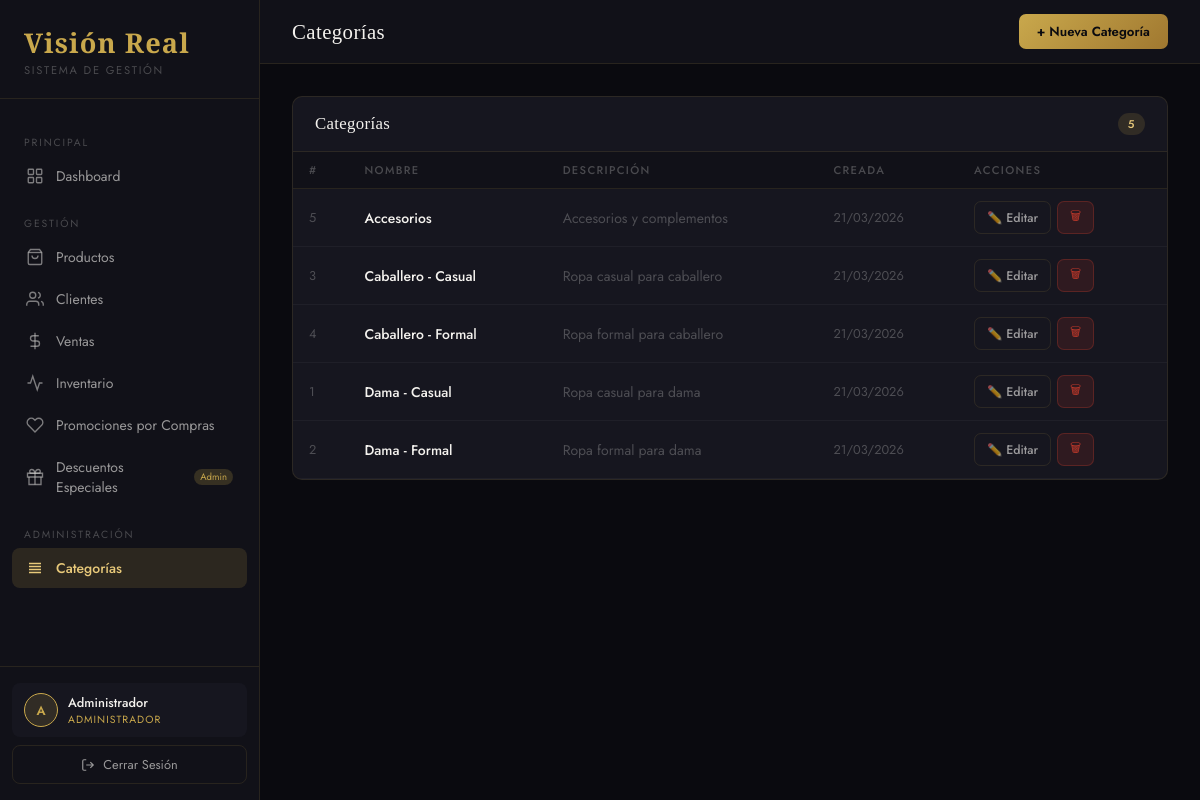
Page /views/categorias.php (signed in) on the committed database.
### tables this page shows
CREATE TABLE categorias (
    id INT AUTO_INCREMENT PRIMARY KEY,
    nombre VARCHAR(100) NOT NULL,
    descripcion TEXT,
    created_at TIMESTAMP DEFAULT CURRENT_TIMESTAMP
);

### config/session.php (called while the page is built, shortened)
<?php
function isAdmin()     { return ($_SESSION['user_rol'] ?? '') === 'administrador'; }
function getCurrentUser() {
    return ['id'=>$_SESSION['user_id']??null,'nombre'=>$_SESSION['user_nombre']??'','email'=>$_SESSION['user_email']??'','rol'=>$_SESSION['user_rol']??''];
}
?>

### config/database.php (called while the page is built, shortened)
<?php
class Database {
    private static $instance = null;
    private $connection;
    private function __construct() {
        $this->connection = new mysqli(DB_HOST, DB_USER, DB_PASS, DB_NAME);
        $this->connection->set_charset(DB_CHARSET);
    }
    public static function getInstance() {
        if (self::$instance === null) self::$instance = new Database();
        return self::$instance;
    }
    public function query($sql)     { return $this->connection->query($sql); }
}
?>

### models/Categoria.php (called while the page is built, shortened)
<?php
require_once __DIR__ . '/../config/database.php';
class Categoria {
    private $db;
    public function __construct() { $this->db = Database::getInstance(); }
    public function getAll() {
        $r = $this->db->query("SELECT * FROM categorias ORDER BY nombre");
        $a=[];while($row=$r->fetch_assoc())$a[]=$row;return $a;
    }
}
?>

### views/categorias.php (the view, shortened to what this page needs)
<?php
require_once __DIR__ . '/../models/Categoria.php';
$m=new Categoria();$msg='';$error='';
$categorias=$m->getAll();
include __DIR__ . '/partials/head.php';
?>
<div class="layout">
<?php include __DIR__ . '/partials/sidebar.php'; ?>
<div class="main">
  <header class="topbar">
    <div class="topbar-left">
      <h1 class="page-title">Categorías</h1>
    </div>
    <div class="topbar-right"><button class="btn btn-primary" onclick="openModal('modal-cat')">+ Nueva Categoría</button></div>
  </header>
  <div class="content">
    <div class="card">
      <div class="card-header"><span class="card-title">Categorías</span><span class="badge badge-info"><?=count($categorias)?></span></div>
      <div class="table-wrap">
        <table><thead><tr><th>#</th><th>Nombre</th><th>Descripción</th><th>Creada</th><th>Acciones</th></tr></thead>
        <tbody>
          <?php if(empty($categorias)):?><tr><td colspan="5" class="table-empty">No hay categorías</td></tr>
          <?php else: foreach($categorias as $c):?>
          <tr>
            <td style="color:var(--white-muted);font-size:.8rem"><?=$c['id']?></td>
            <td><strong><?=htmlspecialchars($c['nombre'])?></strong></td>
            <td style="color:var(--white-muted)"><?=htmlspecialchars($c['descripcion']?:'—')?></td>
            <td style="font-size:.8rem;color:var(--white-muted)"><?=date('d/m/Y',strtotime($c['created_at']))?></td>
            <td><div style="display:flex;gap:6px">
              <button class="btn btn-outline btn-sm" onclick="editCat(<?=$c['id']?>,<?=json_encode($c['nombre'])?>,<?=json_encode($c['descripcion']??'')?>)">✏️ Editar</button>
              <form method="POST" style="display:inline" onsubmit="return confirm('¿Eliminar?')"><button type="submit" class="btn btn-danger btn-sm">🗑</button></form>
            </div></td>
          </tr>
          <?php endforeach; endif;?>
        </tbody></table>
      </div>
    </div>
  </div>
</div></div>
</body></html>

### views/partials/head.php (shortened to what this page needs)
?><!DOCTYPE html>
<html lang="es">
<head>
<link rel="stylesheet" href="<?=BASE_URL?>/assets/css/style.css">
</head>
<body>

### views/partials/sidebar.php (shortened to what this page needs)
<?php
$user = getCurrentUser();
$ini  = strtoupper(substr($user['nombre'], 0, 1));
$cur  = basename($_SERVER['PHP_SELF']);
?>
<aside class="sidebar" id="sidebar">
  <div class="sidebar-logo">
    <div class="brand">Visión Real</div>
    <div class="tagline">Sistema de Gestión</div>
  </div>
  <nav class="sidebar-nav">
    <div class="nav-section-label">Principal</div>
    <a href="<?=BASE_URL?>/views/dashboard.php" class="nav-item <?=$cur==='dashboard.php'?'active':''?>">
      <svg class="icon" viewBox="0 0 24 24" fill="none" stroke="currentColor" stroke-width="1.8"><rect x="3" y="3" width="7" height="7" rx="1"/><rect x="14" y="3" width="7" height="7" rx="1"/><rect x="3" y="14" width="7" height="7" rx="1"/><rect x="14" y="14" width="7" height="7" rx="1"/></svg>
      Dashboard
    </a>
    <div class="nav-section-label">Gestión</div>
    <a href="<?=BASE_URL?>/views/productos.php" class="nav-item <?=$cur==='productos.php'?'active':''?>">
      <svg class="icon" viewBox="0 0 24 24" fill="none" stroke="currentColor" stroke-width="1.8"><path d="M6 2L3 6v14a2 2 0 002 2h14a2 2 0 002-2V6l-3-4z"/><line x1="3" y1="6" x2="21" y2="6"/><path d="M16 10a4 4 0 01-8 0"/></svg>
      Productos
    </a>
    <a href="<?=BASE_URL?>/views/clientes.php" class="nav-item <?=$cur==='clientes.php'?'active':''?>">
      <svg class="icon" viewBox="0 0 24 24" fill="none" stroke="currentColor" stroke-width="1.8"><path d="M17 21v-2a4 4 0 00-4-4H5a4 4 0 00-4 4v2"/><circle cx="9" cy="7" r="4"/><path d="M23 21v-2a4 4 0 00-3-3.87M16 3.13a4 4 0 010 7.75"/></svg>
      Clientes
    </a>
    <a href="<?=BASE_URL?>/views/ventas.php" class="nav-item <?=$cur==='ventas.php'?'active':''?>">
      <svg class="icon" viewBox="0 0 24 24" fill="none" stroke="currentColor" stroke-width="1.8"><line x1="12" y1="1" x2="12" y2="23"/><path d="M17 5H9.5a3.5 3.5 0 000 7h5a3.5 3.5 0 010 7H6"/></svg>
      Ventas
    </a>
    <a href="<?=BASE_URL?>/views/inventario.php" class="nav-item <?=$cur==='inventario.php'?'active':''?>">
      <svg class="icon" viewBox="0 0 24 24" fill="none" stroke="currentColor" stroke-width="1.8"><polyline points="22 12 18 12 15 21 9 3 6 12 2 12"/></svg>
      Inventario
    </a>
    <a href="<?=BASE_URL?>/views/promociones.php" class="nav-item <?=$cur==='promociones.php'?'active':''?>">
      <svg class="icon" viewBox="0 0 24 24" fill="none" stroke="currentColor" stroke-width="1.8"><path d="M20.84 4.61a5.5 5.5 0 00-7.78 0L12 5.67l-1.06-1.06a5.5 5.5 0 00-7.78 7.78l1.06 1.06L12 21.23l7.78-7.78 1.06-1.06a5.5 5.5 0 000-7.78z"/></svg>
      Promociones por Compras
    </a>
    <a href="<?=BASE_URL?>/views/descuentos.php" class="nav-item <?=$cur==='descuentos.php'?'active':''?>">
      <svg class="icon" viewBox="0 0 24 24" fill="none" stroke="currentColor" stroke-width="1.8"><path d="M20 12V22H4V12"/><path d="M22 7H2v5h20V7z"/><path d="M12 22V7"/><path d="M12 7H7.5a2.5 2.5 0 010-5C11 2 12 7 12 7z"/><path d="M12 7h4.5a2.5 2.5 0 000-5C13 2 12 7 12 7z"/></svg>
      Descuentos Especiales
      <span style="font-size:.6rem;background:rgba(201,168,76,0.2);color:var(--gold);padding:1px 6px;border-radius:10px;margin-left:auto">Admin</span>
    </a>
    <div class="nav-section-label">Administración</div>
    <?php if(isAdmin()): ?>
    <a href="<?=BASE_URL?>/views/categorias.php" class="nav-item <?=$cur==='categorias.php'?'active':''?>">
      <svg class="icon" viewBox="0 0 24 24" fill="none" stroke="currentColor" stroke-width="1.8"><path d="M4 6h16M4 10h16M4 14h16M4 18h16"/></svg>
      Categorías
    </a>
    <?php endif; ?>
  </nav>
  <div class="sidebar-footer">
    <div class="user-card">
      <div class="user-avatar"><?=htmlspecialchars($ini)?></div>
      <div class="user-info">
        <div class="user-name"><?=htmlspecialchars($user['nombre'])?></div>
        <div class="user-role"><?=htmlspecialchars($user['rol'])?></div>
      </div>
    </div>
    <a href="<?=BASE_URL?>/controllers/AuthController.php?action=logout" class="btn-logout">
      <svg width="14" height="14" viewBox="0 0 24 24" fill="none" stroke="currentColor" stroke-width="2"><path d="M9 21H5a2 2 0 01-2-2V5a2 2 0 012-2h4M16 17l5-5-5-5M21 12H9"/></svg>
      Cerrar Sesión
    </a>
  </div>
</aside>

### rows in the picture
categorias: id "5", nombre "Accesorios", descripcion "Accesorios y complementos", created_at "21/03/2026"
categorias: id "3", nombre "Caballero - Casual", descripcion "Ropa casual para caballero", created_at "21/03/2026"
categorias: id "4", nombre "Caballero - Formal", descripcion "Ropa formal para caballero", created_at "21/03/2026"
categorias: id "1", nombre "Dama - Casual", descripcion "Ropa casual para dama", created_at "21/03/2026"
categorias: id "2", nombre "Dama - Formal", descripcion "Ropa formal para dama", created_at "21/03/2026"

### other values in the picture
$ini "A"
$user['nombre'] "Administrador"
$user['rol'] "ADMINISTRADOR"
count($categorias) "5"
